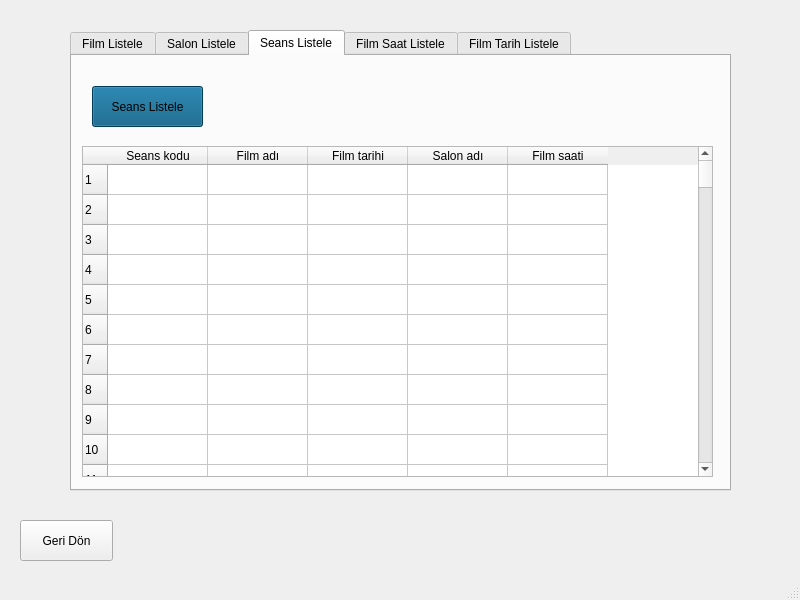
<?xml version="1.0" encoding="UTF-8"?>
<ui version="4.0">
 <class>FilmListeleme</class>
 <widget class="QMainWindow" name="FilmListeleme">
  <property name="geometry">
   <rect>
    <x>0</x>
    <y>0</y>
    <width>800</width>
    <height>600</height>
   </rect>
  </property>
  <property name="windowTitle">
   <string>Listeleme İşlemleri</string>
  </property>
  <property name="windowIcon">
   <iconset resource="anasayfa.qrc">
    <normaloff>:/icon/icon2.png</normaloff>:/icon/icon2.png</iconset>
  </property>
  <property name="styleSheet">
   <string notr="true">#centralwidget{border-image: url(:/arkaplan/arkaplan11.jpg);}</string>
  </property>
  <widget class="QWidget" name="centralwidget">
   <widget class="QTabWidget" name="tabWidget">
    <property name="geometry">
     <rect>
      <x>70</x>
      <y>30</y>
      <width>661</width>
      <height>461</height>
     </rect>
    </property>
    <property name="currentIndex">
     <number>2</number>
    </property>
    <widget class="QWidget" name="tab">
     <attribute name="title">
      <string>Film Listele</string>
     </attribute>
     <widget class="QPushButton" name="pushButton">
      <property name="geometry">
       <rect>
        <x>20</x>
        <y>30</y>
        <width>111</width>
        <height>41</height>
       </rect>
      </property>
      <property name="styleSheet">
       <string notr="true">background-color: rgb(0, 85, 127);
font: 9pt &quot;MS Shell Dlg 2&quot;;</string>
      </property>
      <property name="text">
       <string>Film Listele</string>
      </property>
     </widget>
     <widget class="QTableWidget" name="tableWidget">
      <property name="geometry">
       <rect>
        <x>10</x>
        <y>90</y>
        <width>631</width>
        <height>331</height>
       </rect>
      </property>
      <property name="rowCount">
       <number>300</number>
      </property>
      <property name="columnCount">
       <number>7</number>
      </property>
      <row/>
      <row/>
      <row/>
      <row/>
      <row/>
      <row/>
      <row/>
      <row/>
      <row/>
      <row/>
      <row/>
      <row/>
      <row/>
      <row/>
      <row/>
      <row/>
      <row/>
      <row/>
      <row/>
      <row/>
      <row/>
      <row/>
      <row/>
      <row/>
      <row/>
      <row/>
      <row/>
      <row/>
      <row/>
      <row/>
      <row/>
      <row/>
      <row/>
      <row/>
      <row/>
      <row/>
      <row/>
      <row/>
      <row/>
      <row/>
      <row/>
      <row/>
      <row/>
      <row/>
      <row/>
      <row/>
      <row/>
      <row/>
      <row/>
      <row/>
      <row/>
      <row/>
      <row/>
      <row/>
      <row/>
      <row/>
      <row/>
      <row/>
      <row/>
      <row/>
      <row/>
      <row/>
      <row/>
      <row/>
      <row/>
      <row/>
      <row/>
      <row/>
      <row/>
      <row/>
      <row/>
      <row/>
      <row/>
      <row/>
      <row/>
      <row/>
      <row/>
      <row/>
      <row/>
      <row/>
      <row/>
      <row/>
      <row/>
      <row/>
      <row/>
      <row/>
      <row/>
      <row/>
      <row/>
      <row/>
      <row/>
      <row/>
      <row/>
      <row/>
      <row/>
      <row/>
      <row/>
      <row/>
      <row/>
      <row/>
      <row/>
      <row/>
      <row/>
      <row/>
      <row/>
      <row/>
      <row/>
      <row/>
      <row/>
      <row/>
      <row/>
      <row/>
      <row/>
      <row/>
      <row/>
      <row/>
      <row/>
      <row/>
      <row/>
      <row/>
      <row/>
      <row/>
      <row/>
      <row/>
      <row/>
      <row/>
      <row/>
      <row/>
      <row/>
      <row/>
      <row/>
      <row/>
      <row/>
      <row/>
      <row/>
      <row/>
      <row/>
      <row/>
      <row/>
      <row/>
      <row/>
      <row/>
      <row/>
      <row/>
      <row/>
      <row/>
      <row/>
      <row/>
      <row/>
      <row/>
      <row/>
      <row/>
      <row/>
      <row/>
      <row/>
      <row/>
      <row/>
      <row/>
      <row/>
      <row/>
      <row/>
      <row/>
      <row/>
      <row/>
      <row/>
      <row/>
      <row/>
      <row/>
      <row/>
      <row/>
      <row/>
      <row/>
      <row/>
      <row/>
      <row/>
      <row/>
      <row/>
      <row/>
      <row/>
      <row/>
      <row/>
      <row/>
      <row/>
      <row/>
      <row/>
      <row/>
      <row/>
      <row/>
      <row/>
      <row/>
      <row/>
      <row/>
      <row/>
      <row/>
      <row/>
      <row/>
      <row/>
      <row/>
      <row/>
      <row/>
      <row/>
      <row/>
      <row/>
      <row/>
      <row/>
      <row/>
      <row/>
      <row/>
      <row/>
      <row/>
      <row/>
      <row/>
      <row/>
      <row/>
      <row/>
      <row/>
      <row/>
      <row/>
      <row/>
      <row/>
      <row/>
      <row/>
      <row/>
      <row/>
      <row/>
      <row/>
      <row/>
      <row/>
      <row/>
      <row/>
      <row/>
      <row/>
      <row/>
      <row/>
      <row/>
      <row/>
      <row/>
      <row/>
      <row/>
      <row/>
      <row/>
      <row/>
      <row/>
      <row/>
      <row/>
      <row/>
      <row/>
      <row/>
      <row/>
      <row/>
      <row/>
      <row/>
      <row/>
      <row/>
      <row/>
      <row/>
      <row/>
      <row/>
      <row/>
      <row/>
      <row/>
      <row/>
      <row/>
      <row/>
      <row/>
      <row/>
      <row/>
      <row/>
      <row/>
      <row/>
      <row/>
      <row/>
      <row/>
      <row/>
      <row/>
      <row/>
      <row/>
      <row/>
      <row/>
      <row/>
      <row/>
      <row/>
      <row/>
      <row/>
      <row/>
      <row/>
      <row/>
      <row/>
      <row/>
      <row/>
      <row/>
      <row/>
      <row/>
      <row/>
      <row/>
      <row/>
      <row/>
      <row/>
      <row/>
      <row/>
      <column>
       <property name="text">
        <string>Film kodu</string>
       </property>
      </column>
      <column>
       <property name="text">
        <string>Film adı</string>
       </property>
      </column>
      <column>
       <property name="text">
        <string>Yönetmen</string>
       </property>
      </column>
      <column>
       <property name="text">
        <string>Vizyon tarihi</string>
       </property>
      </column>
      <column>
       <property name="text">
        <string>Film süresi</string>
       </property>
      </column>
      <column>
       <property name="text">
        <string>Film türü</string>
       </property>
      </column>
      <column>
       <property name="text">
        <string>Oyuncular</string>
       </property>
      </column>
     </widget>
    </widget>
    <widget class="QWidget" name="tab_3">
     <attribute name="title">
      <string>Salon Listele</string>
     </attribute>
     <widget class="QPushButton" name="pushButton_2">
      <property name="geometry">
       <rect>
        <x>20</x>
        <y>30</y>
        <width>111</width>
        <height>41</height>
       </rect>
      </property>
      <property name="styleSheet">
       <string notr="true">background-color: rgb(0, 85, 127);
font: 9pt &quot;MS Shell Dlg 2&quot;;</string>
      </property>
      <property name="text">
       <string>Salon Listele</string>
      </property>
     </widget>
     <widget class="QTableWidget" name="tableWidget_2">
      <property name="geometry">
       <rect>
        <x>10</x>
        <y>90</y>
        <width>631</width>
        <height>331</height>
       </rect>
      </property>
      <property name="minimumSize">
       <size>
        <width>0</width>
        <height>331</height>
       </size>
      </property>
      <property name="font">
       <font>
        <pointsize>9</pointsize>
       </font>
      </property>
      <property name="autoScrollMargin">
       <number>16</number>
      </property>
      <property name="rowCount">
       <number>300</number>
      </property>
      <property name="columnCount">
       <number>2</number>
      </property>
      <row/>
      <row/>
      <row/>
      <row/>
      <row/>
      <row/>
      <row/>
      <row/>
      <row/>
      <row/>
      <row/>
      <row/>
      <row/>
      <row/>
      <row/>
      <row/>
      <row/>
      <row/>
      <row/>
      <row/>
      <row/>
      <row/>
      <row/>
      <row/>
      <row/>
      <row/>
      <row/>
      <row/>
      <row/>
      <row/>
      <row/>
      <row/>
      <row/>
      <row/>
      <row/>
      <row/>
      <row/>
      <row/>
      <row/>
      <row/>
      <row/>
      <row/>
      <row/>
      <row/>
      <row/>
      <row/>
      <row/>
      <row/>
      <row/>
      <row/>
      <row/>
      <row/>
      <row/>
      <row/>
      <row/>
      <row/>
      <row/>
      <row/>
      <row/>
      <row/>
      <row/>
      <row/>
      <row/>
      <row/>
      <row/>
      <row/>
      <row/>
      <row/>
      <row/>
      <row/>
      <row/>
      <row/>
      <row/>
      <row/>
      <row/>
      <row/>
      <row/>
      <row/>
      <row/>
      <row/>
      <row/>
      <row/>
      <row/>
      <row/>
      <row/>
      <row/>
      <row/>
      <row/>
      <row/>
      <row/>
      <row/>
      <row/>
      <row/>
      <row/>
      <row/>
      <row/>
      <row/>
      <row/>
      <row/>
      <row/>
      <row/>
      <row/>
      <row/>
      <row/>
      <row/>
      <row/>
      <row/>
      <row/>
      <row/>
      <row/>
      <row/>
      <row/>
      <row/>
      <row/>
      <row/>
      <row/>
      <row/>
      <row/>
      <row/>
      <row/>
      <row/>
      <row/>
      <row/>
      <row/>
      <row/>
      <row/>
      <row/>
      <row/>
      <row/>
      <row/>
      <row/>
      <row/>
      <row/>
      <row/>
      <row/>
      <row/>
      <row/>
      <row/>
      <row/>
      <row/>
      <row/>
      <row/>
      <row/>
      <row/>
      <row/>
      <row/>
      <row/>
      <row/>
      <row/>
      <row/>
      <row/>
      <row/>
      <row/>
      <row/>
      <row/>
      <row/>
      <row/>
      <row/>
      <row/>
      <row/>
      <row/>
      <row/>
      <row/>
      <row/>
      <row/>
      <row/>
      <row/>
      <row/>
      <row/>
      <row/>
      <row/>
      <row/>
      <row/>
      <row/>
      <row/>
      <row/>
      <row/>
      <row/>
      <row/>
      <row/>
      <row/>
      <row/>
      <row/>
      <row/>
      <row/>
      <row/>
      <row/>
      <row/>
      <row/>
      <row/>
      <row/>
      <row/>
      <row/>
      <row/>
      <row/>
      <row/>
      <row/>
      <row/>
      <row/>
      <row/>
      <row/>
      <row/>
      <row/>
      <row/>
      <row/>
      <row/>
      <row/>
      <row/>
      <row/>
      <row/>
      <row/>
      <row/>
      <row/>
      <row/>
      <row/>
      <row/>
      <row/>
      <row/>
      <row/>
      <row/>
      <row/>
      <row/>
      <row/>
      <row/>
      <row/>
      <row/>
      <row/>
      <row/>
      <row/>
      <row/>
      <row/>
      <row/>
      <row/>
      <row/>
      <row/>
      <row/>
      <row/>
      <row/>
      <row/>
      <row/>
      <row/>
      <row/>
      <row/>
      <row/>
      <row/>
      <row/>
      <row/>
      <row/>
      <row/>
      <row/>
      <row/>
      <row/>
      <row/>
      <row/>
      <row/>
      <row/>
      <row/>
      <row/>
      <row/>
      <row/>
      <row/>
      <row/>
      <row/>
      <row/>
      <row/>
      <row/>
      <row/>
      <row/>
      <row/>
      <row/>
      <row/>
      <row/>
      <row/>
      <row/>
      <row/>
      <row/>
      <row/>
      <row/>
      <row/>
      <row/>
      <row/>
      <row/>
      <row/>
      <row/>
      <row/>
      <row/>
      <row/>
      <row/>
      <row/>
      <row/>
      <row/>
      <row/>
      <row/>
      <row/>
      <row/>
      <row/>
      <row/>
      <row/>
      <row/>
      <row/>
      <column>
       <property name="text">
        <string>Salon Kodu</string>
       </property>
      </column>
      <column>
       <property name="text">
        <string>Salon adı</string>
       </property>
      </column>
     </widget>
    </widget>
    <widget class="QWidget" name="tab_2">
     <attribute name="title">
      <string>Seans Listele</string>
     </attribute>
     <widget class="QPushButton" name="pushButton_3">
      <property name="geometry">
       <rect>
        <x>20</x>
        <y>30</y>
        <width>111</width>
        <height>41</height>
       </rect>
      </property>
      <property name="styleSheet">
       <string notr="true">background-color: rgb(0, 85, 127);
font: 9pt &quot;MS Shell Dlg 2&quot;;
</string>
      </property>
      <property name="text">
       <string>Seans Listele</string>
      </property>
     </widget>
     <widget class="QTableWidget" name="tableWidget_3">
      <property name="geometry">
       <rect>
        <x>10</x>
        <y>90</y>
        <width>631</width>
        <height>331</height>
       </rect>
      </property>
      <property name="rowCount">
       <number>300</number>
      </property>
      <property name="columnCount">
       <number>5</number>
      </property>
      <row/>
      <row/>
      <row/>
      <row/>
      <row/>
      <row/>
      <row/>
      <row/>
      <row/>
      <row/>
      <row/>
      <row/>
      <row/>
      <row/>
      <row/>
      <row/>
      <row/>
      <row/>
      <row/>
      <row/>
      <row/>
      <row/>
      <row/>
      <row/>
      <row/>
      <row/>
      <row/>
      <row/>
      <row/>
      <row/>
      <row/>
      <row/>
      <row/>
      <row/>
      <row/>
      <row/>
      <row/>
      <row/>
      <row/>
      <row/>
      <row/>
      <row/>
      <row/>
      <row/>
      <row/>
      <row/>
      <row/>
      <row/>
      <row/>
      <row/>
      <row/>
      <row/>
      <row/>
      <row/>
      <row/>
      <row/>
      <row/>
      <row/>
      <row/>
      <row/>
      <row/>
      <row/>
      <row/>
      <row/>
      <row/>
      <row/>
      <row/>
      <row/>
      <row/>
      <row/>
      <row/>
      <row/>
      <row/>
      <row/>
      <row/>
      <row/>
      <row/>
      <row/>
      <row/>
      <row/>
      <row/>
      <row/>
      <row/>
      <row/>
      <row/>
      <row/>
      <row/>
      <row/>
      <row/>
      <row/>
      <row/>
      <row/>
      <row/>
      <row/>
      <row/>
      <row/>
      <row/>
      <row/>
      <row/>
      <row/>
      <row/>
      <row/>
      <row/>
      <row/>
      <row/>
      <row/>
      <row/>
      <row/>
      <row/>
      <row/>
      <row/>
      <row/>
      <row/>
      <row/>
      <row/>
      <row/>
      <row/>
      <row/>
      <row/>
      <row/>
      <row/>
      <row/>
      <row/>
      <row/>
      <row/>
      <row/>
      <row/>
      <row/>
      <row/>
      <row/>
      <row/>
      <row/>
      <row/>
      <row/>
      <row/>
      <row/>
      <row/>
      <row/>
      <row/>
      <row/>
      <row/>
      <row/>
      <row/>
      <row/>
      <row/>
      <row/>
      <row/>
      <row/>
      <row/>
      <row/>
      <row/>
      <row/>
      <row/>
      <row/>
      <row/>
      <row/>
      <row/>
      <row/>
      <row/>
      <row/>
      <row/>
      <row/>
      <row/>
      <row/>
      <row/>
      <row/>
      <row/>
      <row/>
      <row/>
      <row/>
      <row/>
      <row/>
      <row/>
      <row/>
      <row/>
      <row/>
      <row/>
      <row/>
      <row/>
      <row/>
      <row/>
      <row/>
      <row/>
      <row/>
      <row/>
      <row/>
      <row/>
      <row/>
      <row/>
      <row/>
      <row/>
      <row/>
      <row/>
      <row/>
      <row/>
      <row/>
      <row/>
      <row/>
      <row/>
      <row/>
      <row/>
      <row/>
      <row/>
      <row/>
      <row/>
      <row/>
      <row/>
      <row/>
      <row/>
      <row/>
      <row/>
      <row/>
      <row/>
      <row/>
      <row/>
      <row/>
      <row/>
      <row/>
      <row/>
      <row/>
      <row/>
      <row/>
      <row/>
      <row/>
      <row/>
      <row/>
      <row/>
      <row/>
      <row/>
      <row/>
      <row/>
      <row/>
      <row/>
      <row/>
      <row/>
      <row/>
      <row/>
      <row/>
      <row/>
      <row/>
      <row/>
      <row/>
      <row/>
      <row/>
      <row/>
      <row/>
      <row/>
      <row/>
      <row/>
      <row/>
      <row/>
      <row/>
      <row/>
      <row/>
      <row/>
      <row/>
      <row/>
      <row/>
      <row/>
      <row/>
      <row/>
      <row/>
      <row/>
      <row/>
      <row/>
      <row/>
      <row/>
      <row/>
      <row/>
      <row/>
      <row/>
      <row/>
      <row/>
      <row/>
      <row/>
      <row/>
      <row/>
      <row/>
      <row/>
      <row/>
      <row/>
      <row/>
      <row/>
      <row/>
      <row/>
      <row/>
      <row/>
      <row/>
      <row/>
      <row/>
      <row/>
      <row/>
      <row/>
      <row/>
      <row/>
      <row/>
      <row/>
      <row/>
      <row/>
      <row/>
      <column>
       <property name="text">
        <string>Seans kodu</string>
       </property>
      </column>
      <column>
       <property name="text">
        <string>Film adı</string>
       </property>
      </column>
      <column>
       <property name="text">
        <string>Film tarihi</string>
       </property>
      </column>
      <column>
       <property name="text">
        <string>Salon adı</string>
       </property>
      </column>
      <column>
       <property name="text">
        <string>Film saati</string>
       </property>
      </column>
     </widget>
    </widget>
    <widget class="QWidget" name="tab_4">
     <attribute name="title">
      <string>Film Saat Listele</string>
     </attribute>
     <widget class="QTableWidget" name="tableWidget_4">
      <property name="geometry">
       <rect>
        <x>10</x>
        <y>90</y>
        <width>631</width>
        <height>331</height>
       </rect>
      </property>
      <property name="rowCount">
       <number>300</number>
      </property>
      <property name="columnCount">
       <number>2</number>
      </property>
      <row/>
      <row/>
      <row/>
      <row/>
      <row/>
      <row/>
      <row/>
      <row/>
      <row/>
      <row/>
      <row/>
      <row/>
      <row/>
      <row/>
      <row/>
      <row/>
      <row/>
      <row/>
      <row/>
      <row/>
      <row/>
      <row/>
      <row/>
      <row/>
      <row/>
      <row/>
      <row/>
      <row/>
      <row/>
      <row/>
      <row/>
      <row/>
      <row/>
      <row/>
      <row/>
      <row/>
      <row/>
      <row/>
      <row/>
      <row/>
      <row/>
      <row/>
      <row/>
      <row/>
      <row/>
      <row/>
      <row/>
      <row/>
      <row/>
      <row/>
      <row/>
      <row/>
      <row/>
      <row/>
      <row/>
      <row/>
      <row/>
      <row/>
      <row/>
      <row/>
      <row/>
      <row/>
      <row/>
      <row/>
      <row/>
      <row/>
      <row/>
      <row/>
      <row/>
      <row/>
      <row/>
      <row/>
      <row/>
      <row/>
      <row/>
      <row/>
      <row/>
      <row/>
      <row/>
      <row/>
      <row/>
      <row/>
      <row/>
      <row/>
      <row/>
      <row/>
      <row/>
      <row/>
      <row/>
      <row/>
      <row/>
      <row/>
      <row/>
      <row/>
      <row/>
      <row/>
      <row/>
      <row/>
      <row/>
      <row/>
      <row/>
      <row/>
      <row/>
      <row/>
      <row/>
      <row/>
      <row/>
      <row/>
      <row/>
      <row/>
      <row/>
      <row/>
      <row/>
      <row/>
      <row/>
      <row/>
      <row/>
      <row/>
      <row/>
      <row/>
      <row/>
      <row/>
      <row/>
      <row/>
      <row/>
      <row/>
      <row/>
      <row/>
      <row/>
      <row/>
      <row/>
      <row/>
      <row/>
      <row/>
      <row/>
      <row/>
      <row/>
      <row/>
      <row/>
      <row/>
      <row/>
      <row/>
      <row/>
      <row/>
      <row/>
      <row/>
      <row/>
      <row/>
      <row/>
      <row/>
      <row/>
      <row/>
      <row/>
      <row/>
      <row/>
      <row/>
      <row/>
      <row/>
      <row/>
      <row/>
      <row/>
      <row/>
      <row/>
      <row/>
      <row/>
      <row/>
      <row/>
      <row/>
      <row/>
      <row/>
      <row/>
      <row/>
      <row/>
      <row/>
      <row/>
      <row/>
      <row/>
      <row/>
      <row/>
      <row/>
      <row/>
      <row/>
      <row/>
      <row/>
      <row/>
      <row/>
      <row/>
      <row/>
      <row/>
      <row/>
      <row/>
      <row/>
      <row/>
      <row/>
      <row/>
      <row/>
      <row/>
      <row/>
      <row/>
      <row/>
      <row/>
      <row/>
      <row/>
      <row/>
      <row/>
      <row/>
      <row/>
      <row/>
      <row/>
      <row/>
      <row/>
      <row/>
      <row/>
      <row/>
      <row/>
      <row/>
      <row/>
      <row/>
      <row/>
      <row/>
      <row/>
      <row/>
      <row/>
      <row/>
      <row/>
      <row/>
      <row/>
      <row/>
      <row/>
      <row/>
      <row/>
      <row/>
      <row/>
      <row/>
      <row/>
      <row/>
      <row/>
      <row/>
      <row/>
      <row/>
      <row/>
      <row/>
      <row/>
      <row/>
      <row/>
      <row/>
      <row/>
      <row/>
      <row/>
      <row/>
      <row/>
      <row/>
      <row/>
      <row/>
      <row/>
      <row/>
      <row/>
      <row/>
      <row/>
      <row/>
      <row/>
      <row/>
      <row/>
      <row/>
      <row/>
      <row/>
      <row/>
      <row/>
      <row/>
      <row/>
      <row/>
      <row/>
      <row/>
      <row/>
      <row/>
      <row/>
      <row/>
      <row/>
      <row/>
      <row/>
      <row/>
      <row/>
      <row/>
      <row/>
      <row/>
      <row/>
      <row/>
      <row/>
      <row/>
      <row/>
      <row/>
      <row/>
      <row/>
      <row/>
      <row/>
      <row/>
      <row/>
      <row/>
      <row/>
      <row/>
      <column>
       <property name="text">
        <string>Saat kodu</string>
       </property>
      </column>
      <column>
       <property name="text">
        <string>Film saati</string>
       </property>
      </column>
     </widget>
     <widget class="QPushButton" name="pushButton_5">
      <property name="geometry">
       <rect>
        <x>20</x>
        <y>30</y>
        <width>111</width>
        <height>41</height>
       </rect>
      </property>
      <property name="styleSheet">
       <string notr="true">background-color: rgb(0, 85, 127);
font: 9pt &quot;MS Shell Dlg 2&quot;;
</string>
      </property>
      <property name="text">
       <string>Saat Listele</string>
      </property>
     </widget>
    </widget>
    <widget class="QWidget" name="tab_5">
     <attribute name="title">
      <string>Film Tarih Listele</string>
     </attribute>
     <widget class="QPushButton" name="pushButton_6">
      <property name="geometry">
       <rect>
        <x>20</x>
        <y>30</y>
        <width>111</width>
        <height>41</height>
       </rect>
      </property>
      <property name="styleSheet">
       <string notr="true">background-color: rgb(0, 85, 127);
font: 9pt &quot;MS Shell Dlg 2&quot;;
</string>
      </property>
      <property name="text">
       <string>Tarih Listele</string>
      </property>
     </widget>
     <widget class="QTableWidget" name="tableWidget_5">
      <property name="geometry">
       <rect>
        <x>10</x>
        <y>90</y>
        <width>631</width>
        <height>331</height>
       </rect>
      </property>
      <property name="rowCount">
       <number>300</number>
      </property>
      <property name="columnCount">
       <number>2</number>
      </property>
      <row/>
      <row/>
      <row/>
      <row/>
      <row/>
      <row/>
      <row/>
      <row/>
      <row/>
      <row/>
      <row/>
      <row/>
      <row/>
      <row/>
      <row/>
      <row/>
      <row/>
      <row/>
      <row/>
      <row/>
      <row/>
      <row/>
      <row/>
      <row/>
      <row/>
      <row/>
      <row/>
      <row/>
      <row/>
      <row/>
      <row/>
      <row/>
      <row/>
      <row/>
      <row/>
      <row/>
      <row/>
      <row/>
      <row/>
      <row/>
      <row/>
      <row/>
      <row/>
      <row/>
      <row/>
      <row/>
      <row/>
      <row/>
      <row/>
      <row/>
      <row/>
      <row/>
      <row/>
      <row/>
      <row/>
      <row/>
      <row/>
      <row/>
      <row/>
      <row/>
      <row/>
      <row/>
      <row/>
      <row/>
      <row/>
      <row/>
      <row/>
      <row/>
      <row/>
      <row/>
      <row/>
      <row/>
      <row/>
      <row/>
      <row/>
      <row/>
      <row/>
      <row/>
      <row/>
      <row/>
      <row/>
      <row/>
      <row/>
      <row/>
      <row/>
      <row/>
      <row/>
      <row/>
      <row/>
      <row/>
      <row/>
      <row/>
      <row/>
      <row/>
      <row/>
      <row/>
      <row/>
      <row/>
      <row/>
      <row/>
      <row/>
      <row/>
      <row/>
      <row/>
      <row/>
      <row/>
      <row/>
      <row/>
      <row/>
      <row/>
      <row/>
      <row/>
      <row/>
      <row/>
      <row/>
      <row/>
      <row/>
      <row/>
      <row/>
      <row/>
      <row/>
      <row/>
      <row/>
      <row/>
      <row/>
      <row/>
      <row/>
      <row/>
      <row/>
      <row/>
      <row/>
      <row/>
      <row/>
      <row/>
      <row/>
      <row/>
      <row/>
      <row/>
      <row/>
      <row/>
      <row/>
      <row/>
      <row/>
      <row/>
      <row/>
      <row/>
      <row/>
      <row/>
      <row/>
      <row/>
      <row/>
      <row/>
      <row/>
      <row/>
      <row/>
      <row/>
      <row/>
      <row/>
      <row/>
      <row/>
      <row/>
      <row/>
      <row/>
      <row/>
      <row/>
      <row/>
      <row/>
      <row/>
      <row/>
      <row/>
      <row/>
      <row/>
      <row/>
      <row/>
      <row/>
      <row/>
      <row/>
      <row/>
      <row/>
      <row/>
      <row/>
      <row/>
      <row/>
      <row/>
      <row/>
      <row/>
      <row/>
      <row/>
      <row/>
      <row/>
      <row/>
      <row/>
      <row/>
      <row/>
      <row/>
      <row/>
      <row/>
      <row/>
      <row/>
      <row/>
      <row/>
      <row/>
      <row/>
      <row/>
      <row/>
      <row/>
      <row/>
      <row/>
      <row/>
      <row/>
      <row/>
      <row/>
      <row/>
      <row/>
      <row/>
      <row/>
      <row/>
      <row/>
      <row/>
      <row/>
      <row/>
      <row/>
      <row/>
      <row/>
      <row/>
      <row/>
      <row/>
      <row/>
      <row/>
      <row/>
      <row/>
      <row/>
      <row/>
      <row/>
      <row/>
      <row/>
      <row/>
      <row/>
      <row/>
      <row/>
      <row/>
      <row/>
      <row/>
      <row/>
      <row/>
      <row/>
      <row/>
      <row/>
      <row/>
      <row/>
      <row/>
      <row/>
      <row/>
      <row/>
      <row/>
      <row/>
      <row/>
      <row/>
      <row/>
      <row/>
      <row/>
      <row/>
      <row/>
      <row/>
      <row/>
      <row/>
      <row/>
      <row/>
      <row/>
      <row/>
      <row/>
      <row/>
      <row/>
      <row/>
      <row/>
      <row/>
      <row/>
      <row/>
      <row/>
      <row/>
      <row/>
      <row/>
      <row/>
      <row/>
      <row/>
      <row/>
      <row/>
      <row/>
      <row/>
      <row/>
      <row/>
      <row/>
      <row/>
      <row/>
      <row/>
      <row/>
      <row/>
      <row/>
      <row/>
      <row/>
      <column>
       <property name="text">
        <string>Tarih kodu</string>
       </property>
      </column>
      <column>
       <property name="text">
        <string>Film tarihi</string>
       </property>
      </column>
     </widget>
    </widget>
   </widget>
   <widget class="QPushButton" name="pushButton_4">
    <property name="geometry">
     <rect>
      <x>20</x>
      <y>520</y>
      <width>93</width>
      <height>41</height>
     </rect>
    </property>
    <property name="text">
     <string>Geri Dön</string>
    </property>
   </widget>
  </widget>
  <widget class="QMenuBar" name="menubar">
   <property name="geometry">
    <rect>
     <x>0</x>
     <y>0</y>
     <width>800</width>
     <height>26</height>
    </rect>
   </property>
  </widget>
  <widget class="QStatusBar" name="statusbar"/>
 </widget>
 <resources>
  <include location="anasayfa.qrc"/>
 </resources>
 <connections/>
</ui>
